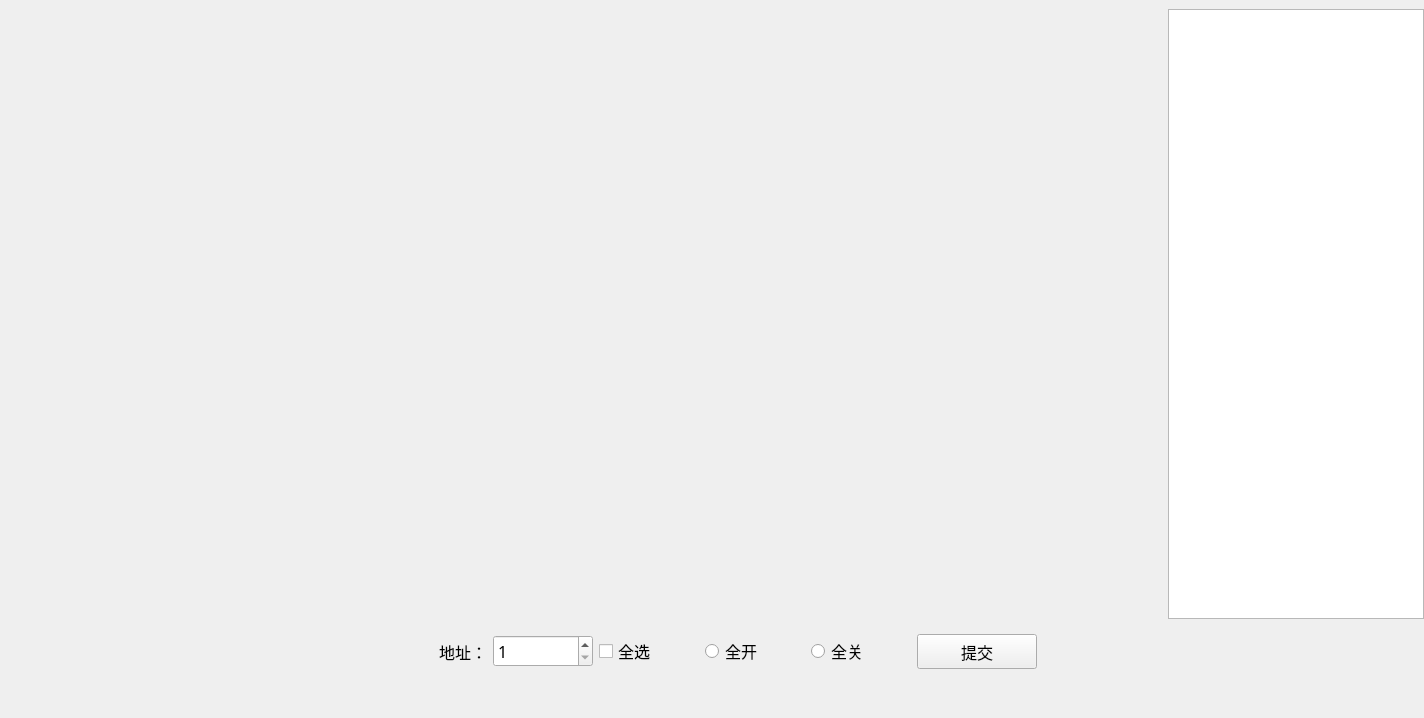
<?xml version="1.0" encoding="UTF-8"?>
<ui version="4.0">
 <class>MpduRtuTest_SwWid</class>
 <widget class="QWidget" name="MpduRtuTest_SwWid">
  <property name="geometry">
   <rect>
    <x>0</x>
    <y>0</y>
    <width>1424</width>
    <height>718</height>
   </rect>
  </property>
  <property name="windowTitle">
   <string>Form</string>
  </property>
  <layout class="QVBoxLayout" name="verticalLayout">
   <property name="leftMargin">
    <number>0</number>
   </property>
   <property name="topMargin">
    <number>9</number>
   </property>
   <property name="rightMargin">
    <number>0</number>
   </property>
   <property name="bottomMargin">
    <number>40</number>
   </property>
   <item>
    <layout class="QHBoxLayout" name="horizontalLayout">
     <item>
      <widget class="QWidget" name="widget" native="true">
       <property name="sizePolicy">
        <sizepolicy hsizetype="Preferred" vsizetype="Preferred">
         <horstretch>200</horstretch>
         <verstretch>0</verstretch>
        </sizepolicy>
       </property>
       <property name="minimumSize">
        <size>
         <width>800</width>
         <height>400</height>
        </size>
       </property>
       <layout class="QGridLayout" name="gridLayout">
        <item row="5" column="1">
         <widget class="QWidget" name="widget_17" native="true">
          <property name="styleSheet">
           <string notr="true"/>
          </property>
         </widget>
        </item>
        <item row="5" column="2">
         <widget class="QWidget" name="widget_18" native="true">
          <property name="styleSheet">
           <string notr="true"/>
          </property>
         </widget>
        </item>
        <item row="3" column="2">
         <widget class="QWidget" name="widget_12" native="true">
          <property name="styleSheet">
           <string notr="true"/>
          </property>
         </widget>
        </item>
        <item row="3" column="1">
         <widget class="QWidget" name="widget_11" native="true">
          <property name="styleSheet">
           <string notr="true"/>
          </property>
         </widget>
        </item>
        <item row="4" column="1">
         <widget class="QWidget" name="widget_14" native="true">
          <property name="styleSheet">
           <string notr="true"/>
          </property>
         </widget>
        </item>
        <item row="4" column="0">
         <widget class="QWidget" name="widget_13" native="true">
          <property name="styleSheet">
           <string notr="true"/>
          </property>
         </widget>
        </item>
        <item row="4" column="2">
         <widget class="QWidget" name="widget_15" native="true">
          <property name="styleSheet">
           <string notr="true"/>
          </property>
         </widget>
        </item>
        <item row="8" column="2">
         <widget class="QWidget" name="widget_24" native="true">
          <property name="styleSheet">
           <string notr="true"/>
          </property>
         </widget>
        </item>
        <item row="3" column="0">
         <widget class="QWidget" name="widget_10" native="true">
          <property name="styleSheet">
           <string notr="true"/>
          </property>
         </widget>
        </item>
        <item row="2" column="2">
         <widget class="QWidget" name="widget_9" native="true">
          <property name="styleSheet">
           <string notr="true"/>
          </property>
         </widget>
        </item>
        <item row="2" column="1">
         <widget class="QWidget" name="widget_8" native="true">
          <property name="styleSheet">
           <string notr="true"/>
          </property>
         </widget>
        </item>
        <item row="1" column="0">
         <widget class="QWidget" name="widget_4" native="true">
          <property name="styleSheet">
           <string notr="true"/>
          </property>
         </widget>
        </item>
        <item row="0" column="0">
         <widget class="QWidget" name="widget_1" native="true">
          <property name="styleSheet">
           <string notr="true"/>
          </property>
         </widget>
        </item>
        <item row="1" column="2">
         <widget class="QWidget" name="widget_6" native="true">
          <property name="styleSheet">
           <string notr="true"/>
          </property>
         </widget>
        </item>
        <item row="0" column="1">
         <widget class="QWidget" name="widget_2" native="true">
          <property name="styleSheet">
           <string notr="true"/>
          </property>
         </widget>
        </item>
        <item row="2" column="0">
         <widget class="QWidget" name="widget_7" native="true">
          <property name="styleSheet">
           <string notr="true"/>
          </property>
         </widget>
        </item>
        <item row="1" column="1">
         <widget class="QWidget" name="widget_5" native="true">
          <property name="styleSheet">
           <string notr="true"/>
          </property>
         </widget>
        </item>
        <item row="0" column="2">
         <widget class="QWidget" name="widget_3" native="true">
          <property name="styleSheet">
           <string notr="true"/>
          </property>
         </widget>
        </item>
        <item row="6" column="2">
         <widget class="QWidget" name="widget_21" native="true">
          <property name="styleSheet">
           <string notr="true"/>
          </property>
         </widget>
        </item>
        <item row="5" column="0">
         <widget class="QWidget" name="widget_16" native="true">
          <property name="styleSheet">
           <string notr="true"/>
          </property>
         </widget>
        </item>
        <item row="8" column="0">
         <widget class="QWidget" name="widget_22" native="true">
          <property name="styleSheet">
           <string notr="true"/>
          </property>
         </widget>
        </item>
        <item row="8" column="1">
         <widget class="QWidget" name="widget_23" native="true">
          <property name="styleSheet">
           <string notr="true"/>
          </property>
         </widget>
        </item>
        <item row="6" column="0">
         <widget class="QWidget" name="widget_19" native="true">
          <property name="styleSheet">
           <string notr="true"/>
          </property>
         </widget>
        </item>
        <item row="6" column="1">
         <widget class="QWidget" name="widget_20" native="true">
          <property name="styleSheet">
           <string notr="true"/>
          </property>
         </widget>
        </item>
       </layout>
      </widget>
     </item>
     <item>
      <widget class="QTextEdit" name="textEdit">
       <property name="sizePolicy">
        <sizepolicy hsizetype="Expanding" vsizetype="Expanding">
         <horstretch>0</horstretch>
         <verstretch>0</verstretch>
        </sizepolicy>
       </property>
       <property name="minimumSize">
        <size>
         <width>200</width>
         <height>400</height>
        </size>
       </property>
       <property name="maximumSize">
        <size>
         <width>16777215</width>
         <height>16777215</height>
        </size>
       </property>
       <property name="font">
        <font>
         <family>微软雅黑</family>
         <pointsize>12</pointsize>
        </font>
       </property>
      </widget>
     </item>
    </layout>
   </item>
   <item>
    <widget class="QWidget" name="widget_25" native="true">
     <layout class="QHBoxLayout" name="horizontalLayout_2">
      <item>
       <spacer name="horizontalSpacer">
        <property name="orientation">
         <enum>Qt::Horizontal</enum>
        </property>
        <property name="sizeHint" stdset="0">
         <size>
          <width>40</width>
          <height>20</height>
         </size>
        </property>
       </spacer>
      </item>
      <item>
       <widget class="QLabel" name="label">
        <property name="minimumSize">
         <size>
          <width>100</width>
          <height>30</height>
         </size>
        </property>
        <property name="font">
         <font>
          <family>微软雅黑</family>
          <pointsize>12</pointsize>
         </font>
        </property>
        <property name="text">
         <string>地址：</string>
        </property>
        <property name="alignment">
         <set>Qt::AlignRight|Qt::AlignTrailing|Qt::AlignVCenter</set>
        </property>
       </widget>
      </item>
      <item>
       <widget class="QSpinBox" name="spinBox">
        <property name="minimumSize">
         <size>
          <width>100</width>
          <height>30</height>
         </size>
        </property>
        <property name="font">
         <font>
          <family>微软雅黑</family>
          <pointsize>12</pointsize>
         </font>
        </property>
        <property name="minimum">
         <number>1</number>
        </property>
       </widget>
      </item>
      <item>
       <widget class="QCheckBox" name="checkBox">
        <property name="minimumSize">
         <size>
          <width>100</width>
          <height>30</height>
         </size>
        </property>
        <property name="font">
         <font>
          <family>微软雅黑</family>
          <pointsize>12</pointsize>
         </font>
        </property>
        <property name="text">
         <string>全选</string>
        </property>
       </widget>
      </item>
      <item>
       <widget class="QRadioButton" name="openRadio">
        <property name="minimumSize">
         <size>
          <width>100</width>
          <height>30</height>
         </size>
        </property>
        <property name="font">
         <font>
          <family>微软雅黑</family>
          <pointsize>12</pointsize>
         </font>
        </property>
        <property name="text">
         <string>全开</string>
        </property>
       </widget>
      </item>
      <item>
       <widget class="QRadioButton" name="closeRadio">
        <property name="minimumSize">
         <size>
          <width>100</width>
          <height>30</height>
         </size>
        </property>
        <property name="font">
         <font>
          <family>微软雅黑</family>
          <pointsize>12</pointsize>
         </font>
        </property>
        <property name="text">
         <string>全关</string>
        </property>
       </widget>
      </item>
      <item>
       <widget class="QPushButton" name="pushButton">
        <property name="minimumSize">
         <size>
          <width>120</width>
          <height>35</height>
         </size>
        </property>
        <property name="font">
         <font>
          <family>微软雅黑</family>
          <pointsize>12</pointsize>
         </font>
        </property>
        <property name="text">
         <string>提交</string>
        </property>
       </widget>
      </item>
      <item>
       <spacer name="horizontalSpacer_2">
        <property name="orientation">
         <enum>Qt::Horizontal</enum>
        </property>
        <property name="sizeHint" stdset="0">
         <size>
          <width>40</width>
          <height>20</height>
         </size>
        </property>
       </spacer>
      </item>
     </layout>
    </widget>
   </item>
  </layout>
 </widget>
 <resources/>
 <connections/>
</ui>
